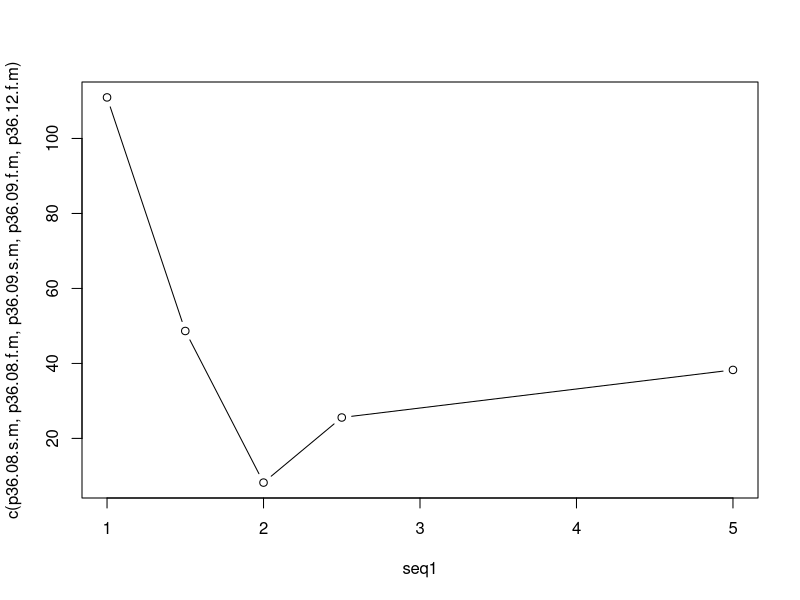

The R source for this figure:
## ---- chunk 1
dat.herb=read.csv("HerbaceousBiomass.csv",header=TRUE)
## ---- chunk 2
## 2008 year subsetted by season 
dat.08=dat.herb[dat.herb$Year==2008,]
dat.08.fall=dat.08[dat.08$Season=="Fall",]
dat.08.summ=dat.08[dat.08$Season=="Summer",]
## ---- chunk 3
## Seasonal subsetted by treatment
wt.08.f=dat.08.fall[dat.08.fall$Treatment== "W",]
wt.08.s=dat.08.summ[dat.08.summ$Treatment== "W",]
dr.08.f=dat.08.fall[dat.08.fall$Treatment== "D",]
dr.08.s=dat.08.summ[dat.08.summ$Treatment== "D",]
ab.08.f=dat.08.fall[dat.08.fall$Treatment== "A",]
ab.08.s=dat.08.summ[dat.08.summ$Treatment== "A",]

##Treatment subsetted by mass
wt.08.f.m=as.numeric(wt.08.f$Total.Mass) 
wt.08.s.m=as.numeric(wt.08.s$Total.Mass)
dr.08.f.m=as.numeric(dr.08.f$Total.Mass)
dr.08.s.m=as.numeric(dr.08.s$Total.Mass)
ab.08.f.m=as.numeric(ab.08.f$Total.Mass)
ab.08.s.m=as.numeric(ab.08.s$Total.Mass)
## ---- chunk 4
## Seasonal subsetted by plot
p1.08.f=dat.08.fall[dat.08.fall$Plot %in% 1,]
p2.08.f=dat.08.fall[dat.08.fall$Plot %in% 2,]
p3.08.f=dat.08.fall[dat.08.fall$Plot %in% 3,]
p4.08.f=dat.08.fall[dat.08.fall$Plot %in% 4,]
p5.08.f=dat.08.fall[dat.08.fall$Plot %in% 5,]
p6.08.f=dat.08.fall[dat.08.fall$Plot %in% 6,]
p7.08.f=dat.08.fall[dat.08.fall$Plot %in% 7,]
p8.08.f=dat.08.fall[dat.08.fall$Plot %in% 8,]
p9.08.f=dat.08.fall[dat.08.fall$Plot %in% 9,]
p10.08.f=dat.08.fall[dat.08.fall$Plot %in% 10,]
p11.08.f=dat.08.fall[dat.08.fall$Plot %in% 11,]
p12.08.f=dat.08.fall[dat.08.fall$Plot %in% 12,]
p13.08.f=dat.08.fall[dat.08.fall$Plot %in% 13,]
p14.08.f=dat.08.fall[dat.08.fall$Plot %in% 14,]
p15.08.f=dat.08.fall[dat.08.fall$Plot %in% 15,]
p16.08.f=dat.08.fall[dat.08.fall$Plot %in% 16,]
p17.08.f=dat.08.fall[dat.08.fall$Plot %in% 17,]
p18.08.f=dat.08.fall[dat.08.fall$Plot %in% 18,]
p19.08.f=dat.08.fall[dat.08.fall$Plot %in% 19,]
p20.08.f=dat.08.fall[dat.08.fall$Plot %in% 20,]
p21.08.f=dat.08.fall[dat.08.fall$Plot %in% 21,]
p22.08.f=dat.08.fall[dat.08.fall$Plot %in% 22,]
p23.08.f=dat.08.fall[dat.08.fall$Plot %in% 23,]
p24.08.f=dat.08.fall[dat.08.fall$Plot %in% 24,]
p25.08.f=dat.08.fall[dat.08.fall$Plot %in% 25,]
p26.08.f=dat.08.fall[dat.08.fall$Plot %in% 26,]
p27.08.f=dat.08.fall[dat.08.fall$Plot %in% 27,]
p28.08.f=dat.08.fall[dat.08.fall$Plot %in% 28,]
p29.08.f=dat.08.fall[dat.08.fall$Plot %in% 29,]
p30.08.f=dat.08.fall[dat.08.fall$Plot %in% 30,]
p31.08.f=dat.08.fall[dat.08.fall$Plot %in% 31,]
p32.08.f=dat.08.fall[dat.08.fall$Plot %in% 32,]
p33.08.f=dat.08.fall[dat.08.fall$Plot %in% 33,]
p34.08.f=dat.08.fall[dat.08.fall$Plot %in% 34,]
p35.08.f=dat.08.fall[dat.08.fall$Plot %in% 35,]
p36.08.f=dat.08.fall[dat.08.fall$Plot %in% 36,]

p1.08.s=dat.08.summ[dat.08.summ$Plot %in% 1,]
p2.08.s=dat.08.summ[dat.08.summ$Plot %in% 2,]
p3.08.s=dat.08.summ[dat.08.summ$Plot %in% 3,]
p4.08.s=dat.08.summ[dat.08.summ$Plot %in% 4,]
p5.08.s=dat.08.summ[dat.08.summ$Plot %in% 5,]
p6.08.s=dat.08.summ[dat.08.summ$Plot %in% 6,]
p7.08.s=dat.08.summ[dat.08.summ$Plot %in% 7,]
p8.08.s=dat.08.summ[dat.08.summ$Plot %in% 8,]
p9.08.s=dat.08.summ[dat.08.summ$Plot %in% 9,]
p10.08.s=dat.08.summ[dat.08.summ$Plot %in% 10,]
p11.08.s=dat.08.summ[dat.08.summ$Plot %in% 11,]
p12.08.s=dat.08.summ[dat.08.summ$Plot %in% 12,]
p13.08.s=dat.08.summ[dat.08.summ$Plot %in% 13,]
p14.08.s=dat.08.summ[dat.08.summ$Plot %in% 14,]
p15.08.s=dat.08.summ[dat.08.summ$Plot %in% 15,]
p16.08.s=dat.08.summ[dat.08.summ$Plot %in% 16,]
p17.08.s=dat.08.summ[dat.08.summ$Plot %in% 17,]
p18.08.s=dat.08.summ[dat.08.summ$Plot %in% 18,]
p19.08.s=dat.08.summ[dat.08.summ$Plot %in% 19,]
p20.08.s=dat.08.summ[dat.08.summ$Plot %in% 20,]
p21.08.s=dat.08.summ[dat.08.summ$Plot %in% 21,]
p22.08.s=dat.08.summ[dat.08.summ$Plot %in% 22,]
p23.08.s=dat.08.summ[dat.08.summ$Plot %in% 23,]
p24.08.s=dat.08.summ[dat.08.summ$Plot %in% 24,]
p25.08.s=dat.08.summ[dat.08.summ$Plot %in% 25,]
p26.08.s=dat.08.summ[dat.08.summ$Plot %in% 26,]
p27.08.s=dat.08.summ[dat.08.summ$Plot %in% 27,]
p28.08.s=dat.08.summ[dat.08.summ$Plot %in% 28,]
p29.08.s=dat.08.summ[dat.08.summ$Plot %in% 29,]
p30.08.s=dat.08.summ[dat.08.summ$Plot %in% 30,]
p31.08.s=dat.08.summ[dat.08.summ$Plot %in% 31,]
p32.08.s=dat.08.summ[dat.08.summ$Plot %in% 32,]
p33.08.s=dat.08.summ[dat.08.summ$Plot %in% 33,]
p34.08.s=dat.08.summ[dat.08.summ$Plot %in% 34,]
p35.08.s=dat.08.summ[dat.08.summ$Plot %in% 35,]
p36.08.s=dat.08.summ[dat.08.summ$Plot %in% 36,]

#Plot subsetted by mass
p1.08.f.m=sum(as.numeric(p1.08.f$Total.Mass))
p2.08.f.m=sum(as.numeric(p2.08.f$Total.Mass))
p3.08.f.m=sum(as.numeric(p3.08.f$Total.Mass))
p4.08.f.m=sum(as.numeric(p4.08.f$Total.Mass))
p5.08.f.m=sum(as.numeric(p5.08.f$Total.Mass))
p6.08.f.m=sum(as.numeric(p6.08.f$Total.Mass))
p7.08.f.m=sum(as.numeric(p7.08.f$Total.Mass))
p8.08.f.m=sum(as.numeric(p8.08.f$Total.Mass))
p9.08.f.m=sum(as.numeric(p9.08.f$Total.Mass))
p10.08.f.m=sum(as.numeric(p10.08.f$Total.Mass))
p11.08.f.m=sum(as.numeric(p11.08.f$Total.Mass))
p12.08.f.m=sum(as.numeric(p12.08.f$Total.Mass))
p13.08.f.m=sum(as.numeric(p13.08.f$Total.Mass))
p14.08.f.m=sum(as.numeric(p14.08.f$Total.Mass))
p15.08.f.m=sum(as.numeric(p15.08.f$Total.Mass))
p16.08.f.m=sum(as.numeric(p16.08.f$Total.Mass))
p17.08.f.m=sum(as.numeric(p17.08.f$Total.Mass))
p18.08.f.m=sum(as.numeric(p18.08.f$Total.Mass))
p19.08.f.m=sum(as.numeric(p19.08.f$Total.Mass))
p20.08.f.m=sum(as.numeric(p20.08.f$Total.Mass))
p21.08.f.m=sum(as.numeric(p21.08.f$Total.Mass))
p22.08.f.m=sum(as.numeric(p22.08.f$Total.Mass))
p23.08.f.m=sum(as.numeric(p23.08.f$Total.Mass))
p24.08.f.m=sum(as.numeric(p24.08.f$Total.Mass))
p25.08.f.m=sum(as.numeric(p25.08.f$Total.Mass))
p26.08.f.m=sum(as.numeric(p26.08.f$Total.Mass))
p27.08.f.m=sum(as.numeric(p27.08.f$Total.Mass))
p28.08.f.m=sum(as.numeric(p28.08.f$Total.Mass))
p29.08.f.m=sum(as.numeric(p29.08.f$Total.Mass))
p30.08.f.m=sum(as.numeric(p30.08.f$Total.Mass))
p31.08.f.m=sum(as.numeric(p31.08.f$Total.Mass))
p32.08.f.m=sum(as.numeric(p32.08.f$Total.Mass))
p33.08.f.m=sum(as.numeric(p33.08.f$Total.Mass))
p34.08.f.m=sum(as.numeric(p34.08.f$Total.Mass))
p35.08.f.m=sum(as.numeric(p35.08.f$Total.Mass))
p36.08.f.m=sum(as.numeric(p36.08.f$Total.Mass))

p1.08.s.m=sum(as.numeric(p1.08.s$Total.Mass))
p2.08.s.m=sum(as.numeric(p2.08.s$Total.Mass))
p3.08.s.m=sum(as.numeric(p3.08.s$Total.Mass))
p4.08.s.m=sum(as.numeric(p4.08.s$Total.Mass))
p5.08.s.m=sum(as.numeric(p5.08.s$Total.Mass))
p6.08.s.m=sum(as.numeric(p6.08.s$Total.Mass))
p7.08.s.m=sum(as.numeric(p7.08.s$Total.Mass))
p8.08.s.m=sum(as.numeric(p8.08.s$Total.Mass))
p9.08.s.m=sum(as.numeric(p9.08.s$Total.Mass))
p10.08.s.m=sum(as.numeric(p10.08.s$Total.Mass))
p11.08.s.m=sum(as.numeric(p11.08.s$Total.Mass))
p12.08.s.m=sum(as.numeric(p12.08.s$Total.Mass))
p13.08.s.m=sum(as.numeric(p13.08.s$Total.Mass))
p14.08.s.m=sum(as.numeric(p14.08.s$Total.Mass))
p15.08.s.m=sum(as.numeric(p15.08.s$Total.Mass))
p16.08.s.m=sum(as.numeric(p16.08.s$Total.Mass))
p17.08.s.m=sum(as.numeric(p17.08.s$Total.Mass))
p18.08.s.m=sum(as.numeric(p18.08.s$Total.Mass))
p19.08.s.m=sum(as.numeric(p19.08.s$Total.Mass))
p20.08.s.m=sum(as.numeric(p20.08.s$Total.Mass))
p21.08.s.m=sum(as.numeric(p21.08.s$Total.Mass))
p22.08.s.m=sum(as.numeric(p22.08.s$Total.Mass))
p23.08.s.m=sum(as.numeric(p23.08.s$Total.Mass))
p24.08.s.m=sum(as.numeric(p24.08.s$Total.Mass))
p25.08.s.m=sum(as.numeric(p25.08.s$Total.Mass))
p26.08.s.m=sum(as.numeric(p26.08.s$Total.Mass))
p27.08.s.m=sum(as.numeric(p27.08.s$Total.Mass))
p28.08.s.m=sum(as.numeric(p28.08.s$Total.Mass))
p29.08.s.m=sum(as.numeric(p29.08.s$Total.Mass))
p30.08.s.m=sum(as.numeric(p30.08.s$Total.Mass))
p31.08.s.m=sum(as.numeric(p31.08.s$Total.Mass))
p32.08.s.m=sum(as.numeric(p32.08.s$Total.Mass))
p33.08.s.m=sum(as.numeric(p33.08.s$Total.Mass))
p34.08.s.m=sum(as.numeric(p34.08.s$Total.Mass))
p35.08.s.m=sum(as.numeric(p35.08.s$Total.Mass))
p36.08.s.m=sum(as.numeric(p36.08.s$Total.Mass))
## ---- chunk 5
## 2009 year subsetted by season 
dat.09=dat.herb[dat.herb$Year==2009,]
dat.09.fall=dat.09[dat.09$Season=="Fall",]
dat.09.summ=dat.09[dat.09$Season=="Summer",]
## ---- chunk 6
## Seasonal subsetted by treatment
wt.09.f=dat.09.fall[dat.09.fall$Treatment== "W",]
wt.09.s=dat.09.summ[dat.09.summ$Treatment== "W",]
dr.09.f=dat.09.fall[dat.09.fall$Treatment== "D",]
dr.09.s=dat.09.summ[dat.09.summ$Treatment== "D",]
ab.09.f=dat.09.fall[dat.09.fall$Treatment== "A",]
ab.09.s=dat.09.summ[dat.09.summ$Treatment== "A",]

##Treatment subsetted by mass
wt.09.f.m=as.numeric(wt.09.f$Total.Mass) 
wt.09.s.m=as.numeric(wt.09.s$Total.Mass)
dr.09.f.m=as.numeric(dr.09.f$Total.Mass)
dr.09.s.m=as.numeric(dr.09.s$Total.Mass)
ab.09.f.m=as.numeric(ab.09.f$Total.Mass)
ab.09.s.m=as.numeric(ab.09.s$Total.Mass)
## ---- chunk 7
## Seasonal subsetted by plot
p1.09.f=dat.09.fall[dat.09.fall$Plot %in% 1,]
p2.09.f=dat.09.fall[dat.09.fall$Plot %in% 2,]
p3.09.f=dat.09.fall[dat.09.fall$Plot %in% 3,]
p4.09.f=dat.09.fall[dat.09.fall$Plot %in% 4,]
p5.09.f=dat.09.fall[dat.09.fall$Plot %in% 5,]
p6.09.f=dat.09.fall[dat.09.fall$Plot %in% 6,]
p7.09.f=dat.09.fall[dat.09.fall$Plot %in% 7,]
p8.09.f=dat.09.fall[dat.09.fall$Plot %in% 8,]
p9.09.f=dat.09.fall[dat.09.fall$Plot %in% 9,]
p10.09.f=dat.09.fall[dat.09.fall$Plot %in% 10,]
p11.09.f=dat.09.fall[dat.09.fall$Plot %in% 11,]
p12.09.f=dat.09.fall[dat.09.fall$Plot %in% 12,]
p13.09.f=dat.09.fall[dat.09.fall$Plot %in% 13,]
p14.09.f=dat.09.fall[dat.09.fall$Plot %in% 14,]
p15.09.f=dat.09.fall[dat.09.fall$Plot %in% 15,]
p16.09.f=dat.09.fall[dat.09.fall$Plot %in% 16,]
p17.09.f=dat.09.fall[dat.09.fall$Plot %in% 17,]
p18.09.f=dat.09.fall[dat.09.fall$Plot %in% 18,]
p19.09.f=dat.09.fall[dat.09.fall$Plot %in% 19,]
p20.09.f=dat.09.fall[dat.09.fall$Plot %in% 20,]
p21.09.f=dat.09.fall[dat.09.fall$Plot %in% 21,]
p22.09.f=dat.09.fall[dat.09.fall$Plot %in% 22,]
p23.09.f=dat.09.fall[dat.09.fall$Plot %in% 23,]
p24.09.f=dat.09.fall[dat.09.fall$Plot %in% 24,]
p25.09.f=dat.09.fall[dat.09.fall$Plot %in% 25,]
p26.09.f=dat.09.fall[dat.09.fall$Plot %in% 26,]
p27.09.f=dat.09.fall[dat.09.fall$Plot %in% 27,]
p28.09.f=dat.09.fall[dat.09.fall$Plot %in% 28,]
p29.09.f=dat.09.fall[dat.09.fall$Plot %in% 29,]
p30.09.f=dat.09.fall[dat.09.fall$Plot %in% 30,]
p31.09.f=dat.09.fall[dat.09.fall$Plot %in% 31,]
p32.09.f=dat.09.fall[dat.09.fall$Plot %in% 32,]
p33.09.f=dat.09.fall[dat.09.fall$Plot %in% 33,]
p34.09.f=dat.09.fall[dat.09.fall$Plot %in% 34,]
p35.09.f=dat.09.fall[dat.09.fall$Plot %in% 35,]
p36.09.f=dat.09.fall[dat.09.fall$Plot %in% 36,]

p1.09.s=dat.09.summ[dat.09.summ$Plot %in% 1,]
p2.09.s=dat.09.summ[dat.09.summ$Plot %in% 2,]
p3.09.s=dat.09.summ[dat.09.summ$Plot %in% 3,]
p4.09.s=dat.09.summ[dat.09.summ$Plot %in% 4,]
p5.09.s=dat.09.summ[dat.09.summ$Plot %in% 5,]
p6.09.s=dat.09.summ[dat.09.summ$Plot %in% 6,]
p7.09.s=dat.09.summ[dat.09.summ$Plot %in% 7,]
p8.09.s=dat.09.summ[dat.09.summ$Plot %in% 8,]
p9.09.s=dat.09.summ[dat.09.summ$Plot %in% 9,]
p10.09.s=dat.09.summ[dat.09.summ$Plot %in% 10,]
p11.09.s=dat.09.summ[dat.09.summ$Plot %in% 11,]
p12.09.s=dat.09.summ[dat.09.summ$Plot %in% 12,]
p13.09.s=dat.09.summ[dat.09.summ$Plot %in% 13,]
p14.09.s=dat.09.summ[dat.09.summ$Plot %in% 14,]
p15.09.s=dat.09.summ[dat.09.summ$Plot %in% 15,]
p16.09.s=dat.09.summ[dat.09.summ$Plot %in% 16,]
p17.09.s=dat.09.summ[dat.09.summ$Plot %in% 17,]
p18.09.s=dat.09.summ[dat.09.summ$Plot %in% 18,]
p19.09.s=dat.09.summ[dat.09.summ$Plot %in% 19,]
p20.09.s=dat.09.summ[dat.09.summ$Plot %in% 20,]
p21.09.s=dat.09.summ[dat.09.summ$Plot %in% 21,]
p22.09.s=dat.09.summ[dat.09.summ$Plot %in% 22,]
p23.09.s=dat.09.summ[dat.09.summ$Plot %in% 23,]
p24.09.s=dat.09.summ[dat.09.summ$Plot %in% 24,]
p25.09.s=dat.09.summ[dat.09.summ$Plot %in% 25,]
p26.09.s=dat.09.summ[dat.09.summ$Plot %in% 26,]
p27.09.s=dat.09.summ[dat.09.summ$Plot %in% 27,]
p28.09.s=dat.09.summ[dat.09.summ$Plot %in% 28,]
p29.09.s=dat.09.summ[dat.09.summ$Plot %in% 29,]
p30.09.s=dat.09.summ[dat.09.summ$Plot %in% 30,]
p31.09.s=dat.09.summ[dat.09.summ$Plot %in% 31,]
p32.09.s=dat.09.summ[dat.09.summ$Plot %in% 32,]
p33.09.s=dat.09.summ[dat.09.summ$Plot %in% 33,]
p34.09.s=dat.09.summ[dat.09.summ$Plot %in% 34,]
p35.09.s=dat.09.summ[dat.09.summ$Plot %in% 35,]
p36.09.s=dat.09.summ[dat.09.summ$Plot %in% 36,]

#Plot subsetted by mass
p1.09.f.m=sum(as.numeric(p1.09.f$Total.Mass))
p2.09.f.m=sum(as.numeric(p2.09.f$Total.Mass))
p3.09.f.m=sum(as.numeric(p3.09.f$Total.Mass))
p4.09.f.m=sum(as.numeric(p4.09.f$Total.Mass))
p5.09.f.m=sum(as.numeric(p5.09.f$Total.Mass))
p6.09.f.m=sum(as.numeric(p6.09.f$Total.Mass))
p7.09.f.m=sum(as.numeric(p7.09.f$Total.Mass))
p8.09.f.m=sum(as.numeric(p8.09.f$Total.Mass))
p9.09.f.m=sum(as.numeric(p9.09.f$Total.Mass))
p10.09.f.m=sum(as.numeric(p10.09.f$Total.Mass))
p11.09.f.m=sum(as.numeric(p11.09.f$Total.Mass))
p12.09.f.m=sum(as.numeric(p12.09.f$Total.Mass))
p13.09.f.m=sum(as.numeric(p13.09.f$Total.Mass))
p14.09.f.m=sum(as.numeric(p14.09.f$Total.Mass))
p15.09.f.m=sum(as.numeric(p15.09.f$Total.Mass))
p16.09.f.m=sum(as.numeric(p16.09.f$Total.Mass))
p17.09.f.m=sum(as.numeric(p17.09.f$Total.Mass))
p18.09.f.m=sum(as.numeric(p18.09.f$Total.Mass))
p19.09.f.m=sum(as.numeric(p19.09.f$Total.Mass))
p20.09.f.m=sum(as.numeric(p20.09.f$Total.Mass))
p21.09.f.m=sum(as.numeric(p21.09.f$Total.Mass))
p22.09.f.m=sum(as.numeric(p22.09.f$Total.Mass))
p23.09.f.m=sum(as.numeric(p23.09.f$Total.Mass))
p24.09.f.m=sum(as.numeric(p24.09.f$Total.Mass))
p25.09.f.m=sum(as.numeric(p25.09.f$Total.Mass))
p26.09.f.m=sum(as.numeric(p26.09.f$Total.Mass))
p27.09.f.m=sum(as.numeric(p27.09.f$Total.Mass))
p28.09.f.m=sum(as.numeric(p28.09.f$Total.Mass))
p29.09.f.m=sum(as.numeric(p29.09.f$Total.Mass))
p30.09.f.m=sum(as.numeric(p30.09.f$Total.Mass))
p31.09.f.m=sum(as.numeric(p31.09.f$Total.Mass))
p32.09.f.m=sum(as.numeric(p32.09.f$Total.Mass))
p33.09.f.m=sum(as.numeric(p33.09.f$Total.Mass))
p34.09.f.m=sum(as.numeric(p34.09.f$Total.Mass))
p35.09.f.m=sum(as.numeric(p35.09.f$Total.Mass))
p36.09.f.m=sum(as.numeric(p36.09.f$Total.Mass))

p1.09.s.m=sum(as.numeric(p1.09.s$Total.Mass))
p2.09.s.m=sum(as.numeric(p2.09.s$Total.Mass))
p3.09.s.m=sum(as.numeric(p3.09.s$Total.Mass))
p4.09.s.m=sum(as.numeric(p4.09.s$Total.Mass))
p5.09.s.m=sum(as.numeric(p5.09.s$Total.Mass))
p6.09.s.m=sum(as.numeric(p6.09.s$Total.Mass))
p7.09.s.m=sum(as.numeric(p7.09.s$Total.Mass))
p8.09.s.m=sum(as.numeric(p8.09.s$Total.Mass))
p9.09.s.m=sum(as.numeric(p9.09.s$Total.Mass))
p10.09.s.m=sum(as.numeric(p10.09.s$Total.Mass))
p11.09.s.m=sum(as.numeric(p11.09.s$Total.Mass))
p12.09.s.m=sum(as.numeric(p12.09.s$Total.Mass))
p13.09.s.m=sum(as.numeric(p13.09.s$Total.Mass))
p14.09.s.m=sum(as.numeric(p14.09.s$Total.Mass))
p15.09.s.m=sum(as.numeric(p15.09.s$Total.Mass))
p16.09.s.m=sum(as.numeric(p16.09.s$Total.Mass))
p17.09.s.m=sum(as.numeric(p17.09.s$Total.Mass))
p18.09.s.m=sum(as.numeric(p18.09.s$Total.Mass))
p19.09.s.m=sum(as.numeric(p19.09.s$Total.Mass))
p20.09.s.m=sum(as.numeric(p20.09.s$Total.Mass))
p21.09.s.m=sum(as.numeric(p21.09.s$Total.Mass))
p22.09.s.m=sum(as.numeric(p22.09.s$Total.Mass))
p23.09.s.m=sum(as.numeric(p23.09.s$Total.Mass))
p24.09.s.m=sum(as.numeric(p24.09.s$Total.Mass))
p25.09.s.m=sum(as.numeric(p25.09.s$Total.Mass))
p26.09.s.m=sum(as.numeric(p26.09.s$Total.Mass))
p27.09.s.m=sum(as.numeric(p27.09.s$Total.Mass))
p28.09.s.m=sum(as.numeric(p28.09.s$Total.Mass))
p29.09.s.m=sum(as.numeric(p29.09.s$Total.Mass))
p30.09.s.m=sum(as.numeric(p30.09.s$Total.Mass))
p31.09.s.m=sum(as.numeric(p31.09.s$Total.Mass))
p32.09.s.m=sum(as.numeric(p32.09.s$Total.Mass))
p33.09.s.m=sum(as.numeric(p33.09.s$Total.Mass))
p34.09.s.m=sum(as.numeric(p34.09.s$Total.Mass))
p35.09.s.m=sum(as.numeric(p35.09.s$Total.Mass))
p36.09.s.m=sum(as.numeric(p36.09.s$Total.Mass))

## 2012 year subsetted by season 
dat.12=dat.herb[dat.herb$Year==2012,]
## Seasonal subsetted by treatment
wt.12.f=dat.12[dat.12$Treatment== "W",]
dr.12.f=dat.12[dat.12$Treatment== "D",]
ab.12.f=dat.12[dat.12$Treatment== "A",]
##Treatment subsetted by mass
wt.12.f.m=as.numeric(wt.12.f$Total.Mass) 
dr.12.f.m=as.numeric(dr.12.f$Total.Mass)
ab.12.f.m=as.numeric(ab.12.f$Total.Mass)
## Seasonal subsetted by plot
p1.12.f=dat.12[dat.12$Plot %in% 1,]
p2.12.f=dat.12[dat.12$Plot %in% 2,]
p3.12.f=dat.12[dat.12$Plot %in% 3,]
p4.12.f=dat.12[dat.12$Plot %in% 4,]
p5.12.f=dat.12[dat.12$Plot %in% 5,]
p6.12.f=dat.12[dat.12$Plot %in% 6,]
p7.12.f=dat.12[dat.12$Plot %in% 7,]
p8.12.f=dat.12[dat.12$Plot %in% 8,]
p9.12.f=dat.12[dat.12$Plot %in% 9,]
p10.12.f=dat.12[dat.12$Plot %in% 10,]
p11.12.f=dat.12[dat.12$Plot %in% 11,]
p12.12.f=dat.12[dat.12$Plot %in% 12,]
p13.12.f=dat.12[dat.12$Plot %in% 13,]
p14.12.f=dat.12[dat.12$Plot %in% 14,]
p15.12.f=dat.12[dat.12$Plot %in% 15,]
p16.12.f=dat.12[dat.12$Plot %in% 16,]
p17.12.f=dat.12[dat.12$Plot %in% 17,]
p18.12.f=dat.12[dat.12$Plot %in% 18,]
p19.12.f=dat.12[dat.12$Plot %in% 19,]
p20.12.f=dat.12[dat.12$Plot %in% 20,]
p21.12.f=dat.12[dat.12$Plot %in% 21,]
p22.12.f=dat.12[dat.12$Plot %in% 22,]
p23.12.f=dat.12[dat.12$Plot %in% 23,]
p24.12.f=dat.12[dat.12$Plot %in% 24,]
p25.12.f=dat.12[dat.12$Plot %in% 25,]
p26.12.f=dat.12[dat.12$Plot %in% 26,]
p27.12.f=dat.12[dat.12$Plot %in% 27,]
p28.12.f=dat.12[dat.12$Plot %in% 28,]
p29.12.f=dat.12[dat.12$Plot %in% 29,]
p30.12.f=dat.12[dat.12$Plot %in% 30,]
p31.12.f=dat.12[dat.12$Plot %in% 31,]
p32.12.f=dat.12[dat.12$Plot %in% 32,]
p33.12.f=dat.12[dat.12$Plot %in% 33,]
p34.12.f=dat.12[dat.12$Plot %in% 34,]
p35.12.f=dat.12[dat.12$Plot %in% 35,]
p36.12.f=dat.12[dat.12$Plot %in% 36,]

#Plot subsetted by mass
p1.12.f.m=sum(as.numeric(p1.12.f$Total.Mass))
p2.12.f.m=sum(as.numeric(p2.12.f$Total.Mass))
p3.12.f.m=sum(as.numeric(p3.12.f$Total.Mass))
p4.12.f.m=sum(as.numeric(p4.12.f$Total.Mass))
p5.12.f.m=sum(as.numeric(p5.12.f$Total.Mass))
p6.12.f.m=sum(as.numeric(p6.12.f$Total.Mass))
p7.12.f.m=sum(as.numeric(p7.12.f$Total.Mass))
p8.12.f.m=sum(as.numeric(p8.12.f$Total.Mass))
p9.12.f.m=sum(as.numeric(p9.12.f$Total.Mass))
p10.12.f.m=sum(as.numeric(p10.12.f$Total.Mass))
p11.12.f.m=sum(as.numeric(p11.12.f$Total.Mass))
p12.12.f.m=sum(as.numeric(p12.12.f$Total.Mass))
p13.12.f.m=sum(as.numeric(p13.12.f$Total.Mass))
p14.12.f.m=sum(as.numeric(p14.12.f$Total.Mass))
p15.12.f.m=sum(as.numeric(p15.12.f$Total.Mass))
p16.12.f.m=sum(as.numeric(p16.12.f$Total.Mass))
p17.12.f.m=sum(as.numeric(p17.12.f$Total.Mass))
p18.12.f.m=sum(as.numeric(p18.12.f$Total.Mass))
p19.12.f.m=sum(as.numeric(p19.12.f$Total.Mass))
p20.12.f.m=sum(as.numeric(p20.12.f$Total.Mass))
p21.12.f.m=sum(as.numeric(p21.12.f$Total.Mass))
p22.12.f.m=sum(as.numeric(p22.12.f$Total.Mass))
p23.12.f.m=sum(as.numeric(p23.12.f$Total.Mass))
p24.12.f.m=sum(as.numeric(p24.12.f$Total.Mass))
p25.12.f.m=sum(as.numeric(p25.12.f$Total.Mass))
p26.12.f.m=sum(as.numeric(p26.12.f$Total.Mass))
p27.12.f.m=sum(as.numeric(p27.12.f$Total.Mass))
p28.12.f.m=sum(as.numeric(p28.12.f$Total.Mass))
p29.12.f.m=sum(as.numeric(p29.12.f$Total.Mass))
p30.12.f.m=sum(as.numeric(p30.12.f$Total.Mass))
p31.12.f.m=sum(as.numeric(p31.12.f$Total.Mass))
p32.12.f.m=sum(as.numeric(p32.12.f$Total.Mass))
p33.12.f.m=sum(as.numeric(p33.12.f$Total.Mass))
p34.12.f.m=sum(as.numeric(p34.12.f$Total.Mass))
p35.12.f.m=sum(as.numeric(p35.12.f$Total.Mass))
p36.12.f.m=sum(as.numeric(p36.12.f$Total.Mass))

seq1=c(1,1.5,2,2.5,5)
plot(seq1,c(p36.08.s.m,p36.08.f.m,p36.09.s.m,p36.09.f.m,p36.12.f.m),type="b")

#functional groups
dat.08=dat.herb[dat.herb$Year==2008,]
dat.08.fall=dat.08[dat.08$Season=="Fall",]
dat.08.summ=dat.08[dat.08$Season=="Summer",]
## Seasonal subsetted by treatment
c4.08.f=dat.08.fall[dat.08.fall$C4,]
c4.08.s=dat.08.summ[dat.08.summ$C4,]
c3.08.f=dat.08.fall[dat.08.fall$C3,]
c3.08.s=dat.08.summ[dat.08.summ$C3,]
Pr.08.f=dat.08.fall[dat.08.fall$Perennial,]
Pr.08.s=dat.08.summ[dat.08.summ$Perennial,]
AB.08.f=dat.08.fall[dat.08.fall$Annl.Biennial,]
AB.08.s=dat.08.summ[dat.08.summ$Annl.Biennial,]
## ---- chunk 8
dat.12=dat.herb[dat.herb$Year==2012,]
## ---- chunk 9
wt.12.f=dat.12[dat.12$Treatment== "W",]
dr.12.f=dat.12[dat.12$Treatment== "D",]
ab.12.f=dat.12[dat.12$Treatment== "A",]
##Treatment subsetted by mass
wt.12.f.m=as.numeric(wt.12.f$Total.Mass) 
dr.12.f.m=as.numeric(dr.12.f$Total.Mass)
ab.12.f.m=as.numeric(ab.12.f$Total.Mass)
## ---- chunk 10
p1.12.f=dat.12[dat.12$Plot %in% 1,]
p2.12.f=dat.12[dat.12$Plot %in% 2,]
p3.12.f=dat.12[dat.12$Plot %in% 3,]
p4.12.f=dat.12[dat.12$Plot %in% 4,]
p5.12.f=dat.12[dat.12$Plot %in% 5,]
p6.12.f=dat.12[dat.12$Plot %in% 6,]
p7.12.f=dat.12[dat.12$Plot %in% 7,]
p8.12.f=dat.12[dat.12$Plot %in% 8,]
p9.12.f=dat.12[dat.12$Plot %in% 9,]
p10.12.f=dat.12[dat.12$Plot %in% 10,]
p11.12.f=dat.12[dat.12$Plot %in% 11,]
p12.12.f=dat.12[dat.12$Plot %in% 12,]
p13.12.f=dat.12[dat.12$Plot %in% 13,]
p14.12.f=dat.12[dat.12$Plot %in% 14,]
p15.12.f=dat.12[dat.12$Plot %in% 15,]
p16.12.f=dat.12[dat.12$Plot %in% 16,]
p17.12.f=dat.12[dat.12$Plot %in% 17,]
p18.12.f=dat.12[dat.12$Plot %in% 18,]
p19.12.f=dat.12[dat.12$Plot %in% 19,]
p20.12.f=dat.12[dat.12$Plot %in% 20,]
p21.12.f=dat.12[dat.12$Plot %in% 21,]
p22.12.f=dat.12[dat.12$Plot %in% 22,]
p23.12.f=dat.12[dat.12$Plot %in% 23,]
p24.12.f=dat.12[dat.12$Plot %in% 24,]
p25.12.f=dat.12[dat.12$Plot %in% 25,]
p26.12.f=dat.12[dat.12$Plot %in% 26,]
p27.12.f=dat.12[dat.12$Plot %in% 27,]
p28.12.f=dat.12[dat.12$Plot %in% 28,]
p29.12.f=dat.12[dat.12$Plot %in% 29,]
p30.12.f=dat.12[dat.12$Plot %in% 30,]
p31.12.f=dat.12[dat.12$Plot %in% 31,]
p32.12.f=dat.12[dat.12$Plot %in% 32,]
p33.12.f=dat.12[dat.12$Plot %in% 33,]
p34.12.f=dat.12[dat.12$Plot %in% 34,]
p35.12.f=dat.12[dat.12$Plot %in% 35,]
p36.12.f=dat.12[dat.12$Plot %in% 36,]

#Plot subsetted by mass
p1.12.f.m=sum(as.numeric(p1.12.f$Total.Mass))
p2.12.f.m=sum(as.numeric(p2.12.f$Total.Mass))
p3.12.f.m=sum(as.numeric(p3.12.f$Total.Mass))
p4.12.f.m=sum(as.numeric(p4.12.f$Total.Mass))
p5.12.f.m=sum(as.numeric(p5.12.f$Total.Mass))
p6.12.f.m=sum(as.numeric(p6.12.f$Total.Mass))
p7.12.f.m=sum(as.numeric(p7.12.f$Total.Mass))
p8.12.f.m=sum(as.numeric(p8.12.f$Total.Mass))
p9.12.f.m=sum(as.numeric(p9.12.f$Total.Mass))
p10.12.f.m=sum(as.numeric(p10.12.f$Total.Mass))
p11.12.f.m=sum(as.numeric(p11.12.f$Total.Mass))
p12.12.f.m=sum(as.numeric(p12.12.f$Total.Mass))
p13.12.f.m=sum(as.numeric(p13.12.f$Total.Mass))
p14.12.f.m=sum(as.numeric(p14.12.f$Total.Mass))
p15.12.f.m=sum(as.numeric(p15.12.f$Total.Mass))
p16.12.f.m=sum(as.numeric(p16.12.f$Total.Mass))
p17.12.f.m=sum(as.numeric(p17.12.f$Total.Mass))
p18.12.f.m=sum(as.numeric(p18.12.f$Total.Mass))
p19.12.f.m=sum(as.numeric(p19.12.f$Total.Mass))
p20.12.f.m=sum(as.numeric(p20.12.f$Total.Mass))
p21.12.f.m=sum(as.numeric(p21.12.f$Total.Mass))
p22.12.f.m=sum(as.numeric(p22.12.f$Total.Mass))
p23.12.f.m=sum(as.numeric(p23.12.f$Total.Mass))
p24.12.f.m=sum(as.numeric(p24.12.f$Total.Mass))
p25.12.f.m=sum(as.numeric(p25.12.f$Total.Mass))
p26.12.f.m=sum(as.numeric(p26.12.f$Total.Mass))
p27.12.f.m=sum(as.numeric(p27.12.f$Total.Mass))
p28.12.f.m=sum(as.numeric(p28.12.f$Total.Mass))
p29.12.f.m=sum(as.numeric(p29.12.f$Total.Mass))
p30.12.f.m=sum(as.numeric(p30.12.f$Total.Mass))
p31.12.f.m=sum(as.numeric(p31.12.f$Total.Mass))
p32.12.f.m=sum(as.numeric(p32.12.f$Total.Mass))
p33.12.f.m=sum(as.numeric(p33.12.f$Total.Mass))
p34.12.f.m=sum(as.numeric(p34.12.f$Total.Mass))
p35.12.f.m=sum(as.numeric(p35.12.f$Total.Mass))
p36.12.f.m=sum(as.numeric(p36.12.f$Total.Mass))
## ---- chunk 11
## 2014 year subsetted by season 
dat.14=dat.herb[dat.herb$Year==2014,]
dat.14.fall=dat.14[dat.14$Season=="Fall",]
## ---- chunk 12
## Seasonal subsetted by treatment
wt.14.f=dat.14.fall[dat.14.fall$Treatment== "W",]
dr.14.f=dat.14.fall[dat.14.fall$Treatment== "D",]
ab.14.f=dat.14.fall[dat.14.fall$Treatment== "A",]

##Treatment subsetted by mass
wt.14.f.m=as.numeric(wt.14.f$Total.Mass) 
dr.14.f.m=as.numeric(dr.14.f$Total.Mass)
ab.14.f.m=as.numeric(ab.14.f$Total.Mass)
## ---- chunk 13
## Seasonal subsetted by plot
p1.14.f=dat.14.fall[dat.14.fall$Plot %in% 1,]
p2.14.f=dat.14.fall[dat.14.fall$Plot %in% 2,]
p3.14.f=dat.14.fall[dat.14.fall$Plot %in% 3,]
p4.14.f=dat.14.fall[dat.14.fall$Plot %in% 4,]
p5.14.f=dat.14.fall[dat.14.fall$Plot %in% 5,]
p6.14.f=dat.14.fall[dat.14.fall$Plot %in% 6,]
p7.14.f=dat.14.fall[dat.14.fall$Plot %in% 7,]
p8.14.f=dat.14.fall[dat.14.fall$Plot %in% 8,]
p9.14.f=dat.14.fall[dat.14.fall$Plot %in% 9,]
p10.14.f=dat.14.fall[dat.14.fall$Plot %in% 10,]
p11.14.f=dat.14.fall[dat.14.fall$Plot %in% 11,]
p12.14.f=dat.14.fall[dat.14.fall$Plot %in% 12,]
p13.14.f=dat.14.fall[dat.14.fall$Plot %in% 13,]
p14.14.f=dat.14.fall[dat.14.fall$Plot %in% 14,]
p15.14.f=dat.14.fall[dat.14.fall$Plot %in% 15,]
p16.14.f=dat.14.fall[dat.14.fall$Plot %in% 16,]
p17.14.f=dat.14.fall[dat.14.fall$Plot %in% 17,]
p18.14.f=dat.14.fall[dat.14.fall$Plot %in% 18,]
p19.14.f=dat.14.fall[dat.14.fall$Plot %in% 19,]
p20.14.f=dat.14.fall[dat.14.fall$Plot %in% 20,]
p21.14.f=dat.14.fall[dat.14.fall$Plot %in% 21,]
p22.14.f=dat.14.fall[dat.14.fall$Plot %in% 22,]
p23.14.f=dat.14.fall[dat.14.fall$Plot %in% 23,]
p24.14.f=dat.14.fall[dat.14.fall$Plot %in% 24,]
p25.14.f=dat.14.fall[dat.14.fall$Plot %in% 25,]
p26.14.f=dat.14.fall[dat.14.fall$Plot %in% 26,]
p27.14.f=dat.14.fall[dat.14.fall$Plot %in% 27,]
p28.14.f=dat.14.fall[dat.14.fall$Plot %in% 28,]
p29.14.f=dat.14.fall[dat.14.fall$Plot %in% 29,]
p30.14.f=dat.14.fall[dat.14.fall$Plot %in% 30,]
p31.14.f=dat.14.fall[dat.14.fall$Plot %in% 31,]
p32.14.f=dat.14.fall[dat.14.fall$Plot %in% 32,]
p33.14.f=dat.14.fall[dat.14.fall$Plot %in% 33,]
p34.14.f=dat.14.fall[dat.14.fall$Plot %in% 34,]
p35.14.f=dat.14.fall[dat.14.fall$Plot %in% 35,]
p36.14.f=dat.14.fall[dat.14.fall$Plot %in% 36,]



#Plot subsetted by mass
p1.14.f.m=sum(as.numeric(p1.14.f$Total.Mass))
p2.14.f.m=sum(as.numeric(p2.14.f$Total.Mass))
p3.14.f.m=sum(as.numeric(p3.14.f$Total.Mass))
p4.14.f.m=sum(as.numeric(p4.14.f$Total.Mass))
p5.14.f.m=sum(as.numeric(p5.14.f$Total.Mass))
p6.14.f.m=sum(as.numeric(p6.14.f$Total.Mass))
p7.14.f.m=sum(as.numeric(p7.14.f$Total.Mass))
p8.14.f.m=sum(as.numeric(p8.14.f$Total.Mass))
p9.14.f.m=sum(as.numeric(p9.14.f$Total.Mass))
p10.14.f.m=sum(as.numeric(p10.14.f$Total.Mass))
p11.14.f.m=sum(as.numeric(p11.14.f$Total.Mass))
p12.14.f.m=sum(as.numeric(p12.14.f$Total.Mass))
p13.14.f.m=sum(as.numeric(p13.14.f$Total.Mass))
p14.14.f.m=sum(as.numeric(p14.14.f$Total.Mass))
p15.14.f.m=sum(as.numeric(p15.14.f$Total.Mass))
p16.14.f.m=sum(as.numeric(p16.14.f$Total.Mass))
p17.14.f.m=sum(as.numeric(p17.14.f$Total.Mass))
p18.14.f.m=sum(as.numeric(p18.14.f$Total.Mass))
p19.14.f.m=sum(as.numeric(p19.14.f$Total.Mass))
p20.14.f.m=sum(as.numeric(p20.14.f$Total.Mass))
p21.14.f.m=sum(as.numeric(p21.14.f$Total.Mass))
p22.14.f.m=sum(as.numeric(p22.14.f$Total.Mass))
p23.14.f.m=sum(as.numeric(p23.14.f$Total.Mass))
p24.14.f.m=sum(as.numeric(p24.14.f$Total.Mass))
p25.14.f.m=sum(as.numeric(p25.14.f$Total.Mass))
p26.14.f.m=sum(as.numeric(p26.14.f$Total.Mass))
p27.14.f.m=sum(as.numeric(p27.14.f$Total.Mass))
p28.14.f.m=sum(as.numeric(p28.14.f$Total.Mass))
p29.14.f.m=sum(as.numeric(p29.14.f$Total.Mass))
p30.14.f.m=sum(as.numeric(p30.14.f$Total.Mass))
p31.14.f.m=sum(as.numeric(p31.14.f$Total.Mass))
p32.14.f.m=sum(as.numeric(p32.14.f$Total.Mass))
p33.14.f.m=sum(as.numeric(p33.14.f$Total.Mass))
p34.14.f.m=sum(as.numeric(p34.14.f$Total.Mass))
p35.14.f.m=sum(as.numeric(p35.14.f$Total.Mass))
p36.14.f.m=sum(as.numeric(p36.14.f$Total.Mass))

